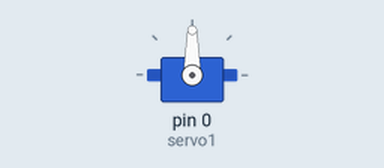
The sketch below on a simulated Arduino Uno, built with avr-gcc and run on an emulated ATmega328P. Parts: servo.

Above: at 0.1 s.
Timing chart, 0 to 40.0 s (numbered marks = the images above):
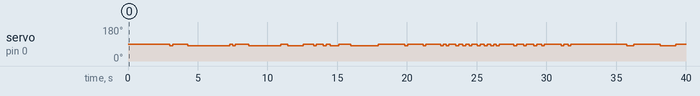

Measured:
- by itself, servo on pin 0 (servo1): 90° → 80° at 3.0 s, → 90° 0.20 s later, → 80° 1.1 s later, → 90° 3.0 s later, … (56 changes in this stretch)

The sketch:

Geometry_Dash_SubZero_nivel_1.ino
```cpp
//programa para Geometry Dash SubZero (nivel 1)
//https://www.tiktok.com/@.fremext
//https://www.youtube.com/@fremext4552


#include <Servo.h> // librería para el control del Servo

Servo servo1;


void setup()
{
servo1.attach(0); //Define el pin "PWM" de tu placa de desarrollo
}

void loop()
{

servo1.write(90);
delay(3000);

servo1.write(80);
delay(200);

servo1.write(90);
delay(1100);

servo1.write(80);
delay(3000);

servo1.write(90);
delay(200);

servo1.write(80);
delay(200);

servo1.write(90);
delay(950);

servo1.write(80);
delay(2300);

servo1.write(90);
delay(500);

servo1.write(80);
delay(1100);

servo1.write(90);
delay(750);

servo1.write(80);
delay(200);

servo1.write(90);
delay(500);

servo1.write(80);
delay(200);

servo1.write(90);
delay(300);

servo1.write(80);
delay(600);

servo1.write(90);
delay(850);

servo1.write(80);
delay(2000);

servo1.write(90);
delay(1900);

servo1.write(80);
delay(200);

servo1.write(90);
delay(1100);

servo1.write(80);
delay(200);

servo1.write(90);
delay(1050);

servo1.write(80);
delay(200);

servo1.write(90);
delay(200);

servo1.write(80);
delay(200);

servo1.write(90);
delay(500);

servo1.write(80);
delay(200);

servo1.write(90);
delay(300);

servo1.write(80);
delay(200);

servo1.write(90);
delay(250);

servo1.write(80);
delay(200);

servo1.write(90);
delay(400);

servo1.write(80);
delay(200);

servo1.write(90);
delay(300);

servo1.write(80);
delay(200);

servo1.write(90);
delay(250);

servo1.write(80);
delay(200);

servo1.write(90);
delay(200);

servo1.write(80);
delay(200);

servo1.write(90);
delay(1050);

servo1.write(80);
delay(200);

servo1.write(90);
delay(500);

servo1.write(80);
delay(200);

servo1.write(90);
delay(550);

servo1.write(80);
delay(200);

servo1.write(90);
delay(350);

servo1.write(80);
delay(200);

servo1.write(90);
delay(1200);

servo1.write(80);
delay(200);

servo1.write(90);
delay(300);

servo1.write(80);
delay(200);

servo1.write(90);
delay(4000);

servo1.write(80);
delay(500);

servo1.write(90);
delay(1900);

servo1.write(80);
delay(1100);

servo1.write(90);
delay(800);

servo1.write(80);
delay(350);

servo1.write(90);
delay(600);

servo1.write(80);
delay(400);

servo1.write(90);
delay(2500);

servo1.write(80);
delay(500);

servo1.write(90);
delay(1550);

servo1.write(80);
delay(200);

servo1.write(90);
delay(550);

servo1.write(80);
delay(3000);

servo1.write(90);
delay(1700);

servo1.write(80);
delay(500);

servo1.write(90);
delay(600);

servo1.write(80);
delay(200);

servo1.write(90);
delay(300);

servo1.write(80);
delay(250);

servo1.write(90);
delay(700);

servo1.write(80);
delay(600);

servo1.write(90);
delay(1000);

servo1.write(80);
delay(300);

servo1.write(90);
delay(500);

servo1.write(80);
delay(300);

servo1.write(90);
delay(700);

servo1.write(80);
delay(300);

servo1.write(90);
delay(1100);

servo1.write(80);
delay(200);

servo1.write(90);
delay(1400);

servo1.write(80);
delay(400);

servo1.write(90);
delay(200);

servo1.write(80);
delay(300);

servo1.write(90);
delay(1500);

servo1.write(80);
delay(200);

servo1.write(90);
delay(4300);

servo1.write(80);
delay(1000);

servo1.write(90);
delay(550);

servo1.write(80);
delay(100);

servo1.write(90);
delay(100);

servo1.write(80);
delay(100);

servo1.write(90);
delay(1000);

servo1.write(80);
delay(200);

servo1.write(90);
delay(500);

servo1.write(80);
delay(200);

servo1.write(90);
delay(100);

servo1.write(80);
delay(100);

servo1.write(90);
delay(150);

servo1.write(80);
delay(100);

servo1.write(90);
delay(200);

servo1.write(80);
delay(100);

servo1.write(90);
delay(800);

servo1.write(80);
delay(200);

servo1.write(90);
delay(600);

servo1.write(80);
delay(200);

servo1.write(90);
delay(1500);

servo1.write(80);
delay(1000);

servo1.write(90);
delay(600);

servo1.write(80);
delay(100);

servo1.write(90);
delay(100);

servo1.write(80);
delay(100);

servo1.write(90);
delay(400);

servo1.write(80);
delay(200);

servo1.write(90);
delay(500);

servo1.write(80);
delay(200);

servo1.write(90);
delay(1000);

servo1.write(80);
delay(200);

servo1.write(90);
delay(500);

servo1.write(80);
delay(200);

servo1.write(90);
delay(300);

servo1.write(80);
delay(200);

servo1.write(90);
delay(1800);

servo1.write(80);
delay(200);

servo1.write(90);
delay(500);

servo1.write(80);
delay(200);

servo1.write(90);
delay(450);

servo1.write(80);
delay(200);

servo1.write(90);
delay(450);

servo1.write(80);
delay(200);

servo1.write(90);
delay(150);

servo1.write(80);
delay(100);

servo1.write(90);
delay(150);

servo1.write(80);
delay(100);

servo1.write(90);
delay(150);

servo1.write(80);
delay(100);

servo1.write(90);
delay(500);

servo1.write(80);
delay(500);

servo1.write(90);
delay(700);

servo1.write(80);
delay(800);

servo1.write(90);
delay(1000);

servo1.write(80);
delay(800);

servo1.write(90);
delay(1000);

servo1.write(80);
delay(500);

servo1.write(90);
delay(500);

servo1.write(80);
delay(500);

servo1.write(90);
delay(500);

servo1.write(80);
delay(600);

servo1.write(90);
delay(500);

servo1.write(80);
delay(300);

servo1.write(90);
delay(700);

servo1.write(80);
delay(600);

servo1.write(150); //Game over
delay(7000);


}
```
